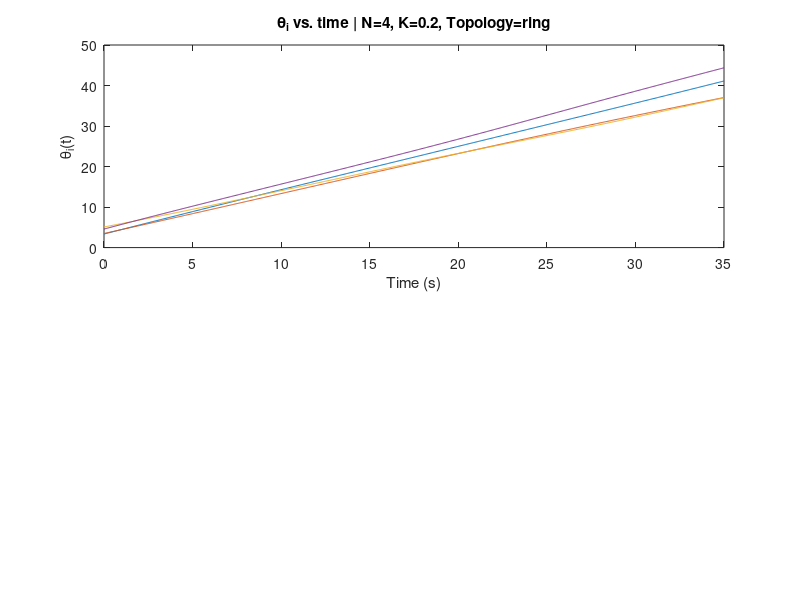

The MATLAB script that drew this image: (Note: this script raises an error after producing the figure.)
%The purpose of this script is to simulate the convergance and 
% synchronization of drones in a swarm for ring and all-to-all networks.
% kuramoto_simulation.m
clear; clc;

%% Simulation settings
N_vals = 4:8;                      % Number of drones: 4, 5, 6, 7, 8
K_vals = 0.2:0.1:0.5;              % Coupling strengths: 0.2, 0.3, 0.4, 0.5
topology = 'ring';                 % 'ring' or 'all2all'
Tmax = 35;                         % Simulation time (doesn't matter)
dt = 0.05;
time = 0:dt:Tmax;

% Folder to save all 20 plots.
output_folder = sprintf('results_%s', topology);
if ~exist(output_folder, 'dir')
    mkdir(output_folder);
end

% Initialize result storage
results = struct();

%% Iterate through all combinations to avoid running program 20 serparate times.
for ni = 1:length(N_vals)
    for ki = 1:length(K_vals)

        %% Parameters for this run
        N = N_vals(ni);
        K = K_vals(ki);
        omega = 1.0 + 0.1 * randn(N, 1);            % Natural frequencies
        theta0 = 2 * pi * rand(N, 1);               % Initial phases

        %% Build adjacency matrix
        A = zeros(N, N);
        switch topology
            case 'all2all'
                A = ones(N) - eye(N);
            case 'ring'
                for i = 1:N
                    A(i, mod(i, N) + 1) = 1;             % Right neighbor
                    A(i, mod(i - 2, N) + 1) = 1;         % Left neighbor
                end
            otherwise
                error('Unknown topology selected.');     % Catching errors
        end

        %% Define ODE function
        kuramoto_rhs = @(t, theta) omega + (K / N) * sum(A .* sin(theta' - theta), 2);

        %% Solve Kuramoto model
        [t_out, theta_out] = ode45(kuramoto_rhs, time, theta0);

        %% Compute order parameter r(t)
        r = zeros(length(t_out), 1);
        for i = 1:length(t_out)
            phases = theta_out(i, :).';
            r(i) = abs(mean(exp(1i * phases)));
        end

        %% Plot phase evolution and r(t)
        figure('Visible', 'off');
        subplot(2,1,1);
        plot(t_out, theta_out);
        title(sprintf('\\theta_i vs. time | N=%d, K=%.1f, Topology=%s', N, K, topology));
        xlabel('Time (s)');
        ylabel('\theta_i(t)');
        legend("Drone " + string(1:N), 'Location', 'eastoutside');

        subplot(2,1,2);
        plot(t_out, r, 'k', 'LineWidth', 2);
        title('Order Parameter r(t)');
        xlabel('Time (s)');
        ylabel('r(t)');
        ylim([0 1]);

        %% Save figure
        filename = sprintf('N%d_K%.1f_%s.png', N, K, topology);
        saveas(gcf, fullfile(output_folder, filename));

        %% Store summary in results
        results(ni, ki).N = N;
        results(ni, ki).K = K;
        results(ni, ki).r_curve = r;
        results(ni, ki).t = t_out;
        results(ni, ki).r_final = r(end);
        r90_idx = find(r > 0.9, 1);   % Time to reach r > 0.9
        if ~isempty(r90_idx)
            results(ni, ki).t_converge = t_out(r90_idx);
        else
            results(ni, ki).t_converge = NaN;
        end
    end
end

fprintf('Simulations complete. Results saved in folder: %s\n', output_folder);